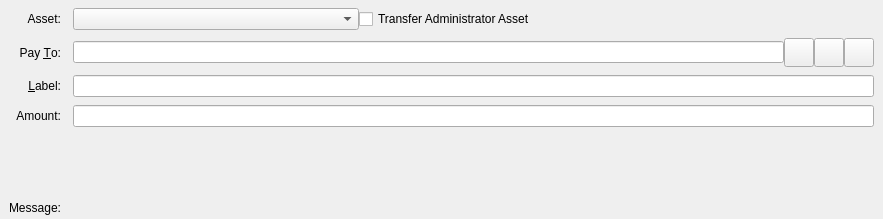
<?xml version="1.0" encoding="UTF-8"?>
<ui version="4.0">
 <class>SendAssetsEntry</class>
 <widget class="QStackedWidget" name="SendAssetsEntry">
  <property name="geometry">
   <rect>
    <x>0</x>
    <y>0</y>
    <width>883</width>
    <height>219</height>
   </rect>
  </property>
  <property name="focusPolicy">
   <enum>Qt::TabFocus</enum>
  </property>
  <property name="autoFillBackground">
   <bool>false</bool>
  </property>
  <property name="currentIndex">
   <number>0</number>
  </property>
  <widget class="QFrame" name="SendCoins">
   <property name="toolTip">
    <string>This is an asset payment</string>
   </property>
   <property name="frameShape">
    <enum>QFrame::NoFrame</enum>
   </property>
   <layout class="QGridLayout" name="gridLayout">
    <property name="topMargin">
     <number>8</number>
    </property>
    <property name="bottomMargin">
     <number>4</number>
    </property>
    <property name="horizontalSpacing">
     <number>12</number>
    </property>
    <property name="verticalSpacing">
     <number>8</number>
    </property>
    <item row="6" column="1">
     <widget class="QLabel" name="assetAmountLabel">
      <property name="text">
       <string/>
      </property>
      <property name="alignment">
       <set>Qt::AlignRight|Qt::AlignTrailing|Qt::AlignVCenter</set>
      </property>
     </widget>
    </item>
    <item row="7" column="1">
     <widget class="QLabel" name="ownershipWarningMessage">
      <property name="text">
       <string/>
      </property>
     </widget>
    </item>
    <item row="1" column="0">
     <widget class="QLabel" name="assetBoxLabel">
      <property name="text">
       <string>Asset:</string>
      </property>
      <property name="alignment">
       <set>Qt::AlignRight|Qt::AlignTrailing|Qt::AlignVCenter</set>
      </property>
     </widget>
    </item>
    <item row="2" column="0">
     <widget class="QLabel" name="payToLabel">
      <property name="text">
       <string>Pay &amp;To:</string>
      </property>
      <property name="alignment">
       <set>Qt::AlignRight|Qt::AlignTrailing|Qt::AlignVCenter</set>
      </property>
      <property name="buddy">
       <cstring>payTo</cstring>
      </property>
     </widget>
    </item>
    <item row="4" column="0">
     <widget class="QLabel" name="amountLabel">
      <property name="text">
       <string>Amount:</string>
      </property>
      <property name="alignment">
       <set>Qt::AlignRight|Qt::AlignTrailing|Qt::AlignVCenter</set>
      </property>
     </widget>
    </item>
    <item row="4" column="1">
     <layout class="QHBoxLayout" name="horizontalLayoutAmount" stretch="0">
      <item>
       <widget class="AssetAmountField" name="payAssetAmount"/>
      </item>
     </layout>
    </item>
    <item row="3" column="0">
     <widget class="QLabel" name="labellLabel">
      <property name="text">
       <string>&amp;Label:</string>
      </property>
      <property name="alignment">
       <set>Qt::AlignRight|Qt::AlignTrailing|Qt::AlignVCenter</set>
      </property>
      <property name="buddy">
       <cstring>addAsLabel</cstring>
      </property>
     </widget>
    </item>
    <item row="9" column="0">
     <widget class="QLabel" name="messageLabel">
      <property name="text">
       <string>Message:</string>
      </property>
      <property name="alignment">
       <set>Qt::AlignRight|Qt::AlignTrailing|Qt::AlignVCenter</set>
      </property>
     </widget>
    </item>
    <item row="1" column="1">
     <layout class="QHBoxLayout" name="horizontalLayout_3">
      <property name="spacing">
       <number>0</number>
      </property>
      <item>
       <widget class="QComboBox" name="assetSelectionBox">
        <property name="minimumContentsLength">
         <number>32</number>
        </property>
       </widget>
      </item>
      <item>
       <widget class="QCheckBox" name="administratorCheckbox">
        <property name="text">
         <string>Transfer Administrator Asset</string>
        </property>
       </widget>
      </item>
      <item>
       <spacer name="horizontalSpacer">
        <property name="orientation">
         <enum>Qt::Horizontal</enum>
        </property>
        <property name="sizeHint" stdset="0">
         <size>
          <width>40</width>
          <height>20</height>
         </size>
        </property>
       </spacer>
      </item>
     </layout>
    </item>
    <item row="2" column="1">
     <layout class="QHBoxLayout" name="payToLayout">
      <property name="spacing">
       <number>0</number>
      </property>
      <item>
       <widget class="QValidatedLineEdit" name="payTo">
        <property name="toolTip">
         <string>The RPG address to send the payment to</string>
        </property>
       </widget>
      </item>
      <item>
       <widget class="QToolButton" name="addressBookButton">
        <property name="toolTip">
         <string>Choose previously used address</string>
        </property>
        <property name="text">
         <string/>
        </property>
        <property name="icon">
         <iconset resource="../rpg.qrc">
          <normaloff>:/icons/address-book</normaloff>:/icons/address-book</iconset>
        </property>
        <property name="iconSize">
         <size>
          <width>22</width>
          <height>22</height>
         </size>
        </property>
        <property name="shortcut">
         <string>Alt+A</string>
        </property>
       </widget>
      </item>
      <item>
       <widget class="QToolButton" name="pasteButton">
        <property name="toolTip">
         <string>Paste address from clipboard</string>
        </property>
        <property name="text">
         <string/>
        </property>
        <property name="icon">
         <iconset resource="../rpg.qrc">
          <normaloff>:/icons/editpaste</normaloff>:/icons/editpaste</iconset>
        </property>
        <property name="iconSize">
         <size>
          <width>22</width>
          <height>22</height>
         </size>
        </property>
        <property name="shortcut">
         <string>Alt+P</string>
        </property>
       </widget>
      </item>
      <item>
       <widget class="QToolButton" name="deleteButton">
        <property name="toolTip">
         <string>Remove this entry</string>
        </property>
        <property name="text">
         <string/>
        </property>
        <property name="icon">
         <iconset resource="../rpg.qrc">
          <normaloff>:/icons/remove</normaloff>:/icons/remove</iconset>
        </property>
        <property name="iconSize">
         <size>
          <width>22</width>
          <height>22</height>
         </size>
        </property>
       </widget>
      </item>
     </layout>
    </item>
    <item row="3" column="1">
     <widget class="QLineEdit" name="addAsLabel">
      <property name="toolTip">
       <string>Enter a label for this address to add it to the list of used addresses</string>
      </property>
     </widget>
    </item>
    <item row="8" column="1">
     <widget class="QLabel" name="messageTextLabel">
      <property name="toolTip">
       <string>A message that was attached to the rpg: URI which will be stored with the transaction for your reference. Note: This message will not be sent over the RPG network.</string>
      </property>
      <property name="textFormat">
       <enum>Qt::PlainText</enum>
      </property>
     </widget>
    </item>
   </layout>
  </widget>
  <widget class="QFrame" name="SendCoins_UnauthenticatedPaymentRequest">
   <property name="palette">
    <palette>
     <active>
      <colorrole role="WindowText">
       <brush brushstyle="SolidPattern">
        <color alpha="255">
         <red>0</red>
         <green>0</green>
         <blue>0</blue>
        </color>
       </brush>
      </colorrole>
      <colorrole role="Button">
       <brush brushstyle="SolidPattern">
        <color alpha="255">
         <red>255</red>
         <green>255</green>
         <blue>127</blue>
        </color>
       </brush>
      </colorrole>
      <colorrole role="Light">
       <brush brushstyle="SolidPattern">
        <color alpha="255">
         <red>255</red>
         <green>255</green>
         <blue>255</blue>
        </color>
       </brush>
      </colorrole>
      <colorrole role="Midlight">
       <brush brushstyle="SolidPattern">
        <color alpha="255">
         <red>255</red>
         <green>255</green>
         <blue>191</blue>
        </color>
       </brush>
      </colorrole>
      <colorrole role="Dark">
       <brush brushstyle="SolidPattern">
        <color alpha="255">
         <red>127</red>
         <green>127</green>
         <blue>63</blue>
        </color>
       </brush>
      </colorrole>
      <colorrole role="Mid">
       <brush brushstyle="SolidPattern">
        <color alpha="255">
         <red>170</red>
         <green>170</green>
         <blue>84</blue>
        </color>
       </brush>
      </colorrole>
      <colorrole role="Text">
       <brush brushstyle="SolidPattern">
        <color alpha="255">
         <red>0</red>
         <green>0</green>
         <blue>0</blue>
        </color>
       </brush>
      </colorrole>
      <colorrole role="BrightText">
       <brush brushstyle="SolidPattern">
        <color alpha="255">
         <red>255</red>
         <green>255</green>
         <blue>255</blue>
        </color>
       </brush>
      </colorrole>
      <colorrole role="ButtonText">
       <brush brushstyle="SolidPattern">
        <color alpha="255">
         <red>0</red>
         <green>0</green>
         <blue>0</blue>
        </color>
       </brush>
      </colorrole>
      <colorrole role="Base">
       <brush brushstyle="SolidPattern">
        <color alpha="255">
         <red>255</red>
         <green>255</green>
         <blue>255</blue>
        </color>
       </brush>
      </colorrole>
      <colorrole role="Window">
       <brush brushstyle="SolidPattern">
        <color alpha="255">
         <red>255</red>
         <green>255</green>
         <blue>127</blue>
        </color>
       </brush>
      </colorrole>
      <colorrole role="Shadow">
       <brush brushstyle="SolidPattern">
        <color alpha="255">
         <red>0</red>
         <green>0</green>
         <blue>0</blue>
        </color>
       </brush>
      </colorrole>
      <colorrole role="AlternateBase">
       <brush brushstyle="SolidPattern">
        <color alpha="255">
         <red>255</red>
         <green>255</green>
         <blue>191</blue>
        </color>
       </brush>
      </colorrole>
      <colorrole role="ToolTipBase">
       <brush brushstyle="SolidPattern">
        <color alpha="255">
         <red>255</red>
         <green>255</green>
         <blue>220</blue>
        </color>
       </brush>
      </colorrole>
      <colorrole role="ToolTipText">
       <brush brushstyle="SolidPattern">
        <color alpha="255">
         <red>0</red>
         <green>0</green>
         <blue>0</blue>
        </color>
       </brush>
      </colorrole>
     </active>
     <inactive>
      <colorrole role="WindowText">
       <brush brushstyle="SolidPattern">
        <color alpha="255">
         <red>0</red>
         <green>0</green>
         <blue>0</blue>
        </color>
       </brush>
      </colorrole>
      <colorrole role="Button">
       <brush brushstyle="SolidPattern">
        <color alpha="255">
         <red>255</red>
         <green>255</green>
         <blue>127</blue>
        </color>
       </brush>
      </colorrole>
      <colorrole role="Light">
       <brush brushstyle="SolidPattern">
        <color alpha="255">
         <red>255</red>
         <green>255</green>
         <blue>255</blue>
        </color>
       </brush>
      </colorrole>
      <colorrole role="Midlight">
       <brush brushstyle="SolidPattern">
        <color alpha="255">
         <red>255</red>
         <green>255</green>
         <blue>191</blue>
        </color>
       </brush>
      </colorrole>
      <colorrole role="Dark">
       <brush brushstyle="SolidPattern">
        <color alpha="255">
         <red>127</red>
         <green>127</green>
         <blue>63</blue>
        </color>
       </brush>
      </colorrole>
      <colorrole role="Mid">
       <brush brushstyle="SolidPattern">
        <color alpha="255">
         <red>170</red>
         <green>170</green>
         <blue>84</blue>
        </color>
       </brush>
      </colorrole>
      <colorrole role="Text">
       <brush brushstyle="SolidPattern">
        <color alpha="255">
         <red>0</red>
         <green>0</green>
         <blue>0</blue>
        </color>
       </brush>
      </colorrole>
      <colorrole role="BrightText">
       <brush brushstyle="SolidPattern">
        <color alpha="255">
         <red>255</red>
         <green>255</green>
         <blue>255</blue>
        </color>
       </brush>
      </colorrole>
      <colorrole role="ButtonText">
       <brush brushstyle="SolidPattern">
        <color alpha="255">
         <red>0</red>
         <green>0</green>
         <blue>0</blue>
        </color>
       </brush>
      </colorrole>
      <colorrole role="Base">
       <brush brushstyle="SolidPattern">
        <color alpha="255">
         <red>255</red>
         <green>255</green>
         <blue>255</blue>
        </color>
       </brush>
      </colorrole>
      <colorrole role="Window">
       <brush brushstyle="SolidPattern">
        <color alpha="255">
         <red>255</red>
         <green>255</green>
         <blue>127</blue>
        </color>
       </brush>
      </colorrole>
      <colorrole role="Shadow">
       <brush brushstyle="SolidPattern">
        <color alpha="255">
         <red>0</red>
         <green>0</green>
         <blue>0</blue>
        </color>
       </brush>
      </colorrole>
      <colorrole role="AlternateBase">
       <brush brushstyle="SolidPattern">
        <color alpha="255">
         <red>255</red>
         <green>255</green>
         <blue>191</blue>
        </color>
       </brush>
      </colorrole>
      <colorrole role="ToolTipBase">
       <brush brushstyle="SolidPattern">
        <color alpha="255">
         <red>255</red>
         <green>255</green>
         <blue>220</blue>
        </color>
       </brush>
      </colorrole>
      <colorrole role="ToolTipText">
       <brush brushstyle="SolidPattern">
        <color alpha="255">
         <red>0</red>
         <green>0</green>
         <blue>0</blue>
        </color>
       </brush>
      </colorrole>
     </inactive>
     <disabled>
      <colorrole role="WindowText">
       <brush brushstyle="SolidPattern">
        <color alpha="255">
         <red>127</red>
         <green>127</green>
         <blue>63</blue>
        </color>
       </brush>
      </colorrole>
      <colorrole role="Button">
       <brush brushstyle="SolidPattern">
        <color alpha="255">
         <red>255</red>
         <green>255</green>
         <blue>127</blue>
        </color>
       </brush>
      </colorrole>
      <colorrole role="Light">
       <brush brushstyle="SolidPattern">
        <color alpha="255">
         <red>255</red>
         <green>255</green>
         <blue>255</blue>
        </color>
       </brush>
      </colorrole>
      <colorrole role="Midlight">
       <brush brushstyle="SolidPattern">
        <color alpha="255">
         <red>255</red>
         <green>255</green>
         <blue>191</blue>
        </color>
       </brush>
      </colorrole>
      <colorrole role="Dark">
       <brush brushstyle="SolidPattern">
        <color alpha="255">
         <red>127</red>
         <green>127</green>
         <blue>63</blue>
        </color>
       </brush>
      </colorrole>
      <colorrole role="Mid">
       <brush brushstyle="SolidPattern">
        <color alpha="255">
         <red>170</red>
         <green>170</green>
         <blue>84</blue>
        </color>
       </brush>
      </colorrole>
      <colorrole role="Text">
       <brush brushstyle="SolidPattern">
        <color alpha="255">
         <red>127</red>
         <green>127</green>
         <blue>63</blue>
        </color>
       </brush>
      </colorrole>
      <colorrole role="BrightText">
       <brush brushstyle="SolidPattern">
        <color alpha="255">
         <red>255</red>
         <green>255</green>
         <blue>255</blue>
        </color>
       </brush>
      </colorrole>
      <colorrole role="ButtonText">
       <brush brushstyle="SolidPattern">
        <color alpha="255">
         <red>127</red>
         <green>127</green>
         <blue>63</blue>
        </color>
       </brush>
      </colorrole>
      <colorrole role="Base">
       <brush brushstyle="SolidPattern">
        <color alpha="255">
         <red>255</red>
         <green>255</green>
         <blue>127</blue>
        </color>
       </brush>
      </colorrole>
      <colorrole role="Window">
       <brush brushstyle="SolidPattern">
        <color alpha="255">
         <red>255</red>
         <green>255</green>
         <blue>127</blue>
        </color>
       </brush>
      </colorrole>
      <colorrole role="Shadow">
       <brush brushstyle="SolidPattern">
        <color alpha="255">
         <red>0</red>
         <green>0</green>
         <blue>0</blue>
        </color>
       </brush>
      </colorrole>
      <colorrole role="AlternateBase">
       <brush brushstyle="SolidPattern">
        <color alpha="255">
         <red>255</red>
         <green>255</green>
         <blue>127</blue>
        </color>
       </brush>
      </colorrole>
      <colorrole role="ToolTipBase">
       <brush brushstyle="SolidPattern">
        <color alpha="255">
         <red>255</red>
         <green>255</green>
         <blue>220</blue>
        </color>
       </brush>
      </colorrole>
      <colorrole role="ToolTipText">
       <brush brushstyle="SolidPattern">
        <color alpha="255">
         <red>0</red>
         <green>0</green>
         <blue>0</blue>
        </color>
       </brush>
      </colorrole>
     </disabled>
    </palette>
   </property>
   <property name="toolTip">
    <string>This is an unauthenticated payment request.</string>
   </property>
   <property name="autoFillBackground">
    <bool>true</bool>
   </property>
   <property name="frameShape">
    <enum>QFrame::NoFrame</enum>
   </property>
   <layout class="QGridLayout" name="gridLayout_is">
    <property name="spacing">
     <number>12</number>
    </property>
    <item row="0" column="0">
     <widget class="QLabel" name="payToLabel_is">
      <property name="text">
       <string>Pay To:</string>
      </property>
      <property name="alignment">
       <set>Qt::AlignRight|Qt::AlignTrailing|Qt::AlignVCenter</set>
      </property>
     </widget>
    </item>
    <item row="0" column="1">
     <layout class="QHBoxLayout" name="payToLayout_is">
      <property name="spacing">
       <number>0</number>
      </property>
      <item>
       <widget class="QLabel" name="payTo_is"/>
      </item>
      <item>
       <widget class="QToolButton" name="deleteButton_is">
        <property name="toolTip">
         <string>Remove this entry</string>
        </property>
        <property name="text">
         <string/>
        </property>
        <property name="icon">
         <iconset resource="../rpg.qrc">
          <normaloff>:/icons/remove</normaloff>:/icons/remove</iconset>
        </property>
       </widget>
      </item>
     </layout>
    </item>
    <item row="1" column="0">
     <widget class="QLabel" name="memoLabel_is">
      <property name="text">
       <string>Memo:</string>
      </property>
      <property name="alignment">
       <set>Qt::AlignRight|Qt::AlignTrailing|Qt::AlignVCenter</set>
      </property>
     </widget>
    </item>
    <item row="1" column="1">
     <widget class="QLabel" name="memoTextLabel_is">
      <property name="textFormat">
       <enum>Qt::PlainText</enum>
      </property>
     </widget>
    </item>
    <item row="2" column="0">
     <widget class="QLabel" name="amountLabel_is">
      <property name="text">
       <string>A&amp;mount:</string>
      </property>
      <property name="alignment">
       <set>Qt::AlignRight|Qt::AlignTrailing|Qt::AlignVCenter</set>
      </property>
      <property name="buddy">
       <cstring>payAmount_is</cstring>
      </property>
     </widget>
    </item>
    <item row="2" column="1">
     <widget class="QLineEdit" name="payAmount_is">
      <property name="acceptDrops">
       <bool>false</bool>
      </property>
     </widget>
    </item>
   </layout>
  </widget>
  <widget class="QFrame" name="SendCoins_AuthenticatedPaymentRequest">
   <property name="palette">
    <palette>
     <active>
      <colorrole role="WindowText">
       <brush brushstyle="SolidPattern">
        <color alpha="255">
         <red>0</red>
         <green>0</green>
         <blue>0</blue>
        </color>
       </brush>
      </colorrole>
      <colorrole role="Button">
       <brush brushstyle="SolidPattern">
        <color alpha="255">
         <red>140</red>
         <green>232</green>
         <blue>119</blue>
        </color>
       </brush>
      </colorrole>
      <colorrole role="Light">
       <brush brushstyle="SolidPattern">
        <color alpha="255">
         <red>230</red>
         <green>255</green>
         <blue>224</blue>
        </color>
       </brush>
      </colorrole>
      <colorrole role="Midlight">
       <brush brushstyle="SolidPattern">
        <color alpha="255">
         <red>185</red>
         <green>243</green>
         <blue>171</blue>
        </color>
       </brush>
      </colorrole>
      <colorrole role="Dark">
       <brush brushstyle="SolidPattern">
        <color alpha="255">
         <red>70</red>
         <green>116</green>
         <blue>59</blue>
        </color>
       </brush>
      </colorrole>
      <colorrole role="Mid">
       <brush brushstyle="SolidPattern">
        <color alpha="255">
         <red>93</red>
         <green>155</green>
         <blue>79</blue>
        </color>
       </brush>
      </colorrole>
      <colorrole role="Text">
       <brush brushstyle="SolidPattern">
        <color alpha="255">
         <red>0</red>
         <green>0</green>
         <blue>0</blue>
        </color>
       </brush>
      </colorrole>
      <colorrole role="BrightText">
       <brush brushstyle="SolidPattern">
        <color alpha="255">
         <red>155</red>
         <green>255</green>
         <blue>147</blue>
        </color>
       </brush>
      </colorrole>
      <colorrole role="ButtonText">
       <brush brushstyle="SolidPattern">
        <color alpha="255">
         <red>0</red>
         <green>0</green>
         <blue>0</blue>
        </color>
       </brush>
      </colorrole>
      <colorrole role="Base">
       <brush brushstyle="SolidPattern">
        <color alpha="255">
         <red>119</red>
         <green>255</green>
         <blue>233</blue>
        </color>
       </brush>
      </colorrole>
      <colorrole role="Window">
       <brush brushstyle="SolidPattern">
        <color alpha="255">
         <red>140</red>
         <green>232</green>
         <blue>119</blue>
        </color>
       </brush>
      </colorrole>
      <colorrole role="Shadow">
       <brush brushstyle="SolidPattern">
        <color alpha="255">
         <red>0</red>
         <green>0</green>
         <blue>0</blue>
        </color>
       </brush>
      </colorrole>
      <colorrole role="AlternateBase">
       <brush brushstyle="SolidPattern">
        <color alpha="255">
         <red>197</red>
         <green>243</green>
         <blue>187</blue>
        </color>
       </brush>
      </colorrole>
      <colorrole role="NoRole">
       <brush brushstyle="SolidPattern">
        <color alpha="255">
         <red>125</red>
         <green>194</green>
         <blue>122</blue>
        </color>
       </brush>
      </colorrole>
      <colorrole role="ToolTipBase">
       <brush brushstyle="SolidPattern">
        <color alpha="255">
         <red>255</red>
         <green>255</green>
         <blue>220</blue>
        </color>
       </brush>
      </colorrole>
      <colorrole role="ToolTipText">
       <brush brushstyle="SolidPattern">
        <color alpha="255">
         <red>0</red>
         <green>0</green>
         <blue>0</blue>
        </color>
       </brush>
      </colorrole>
     </active>
     <inactive>
      <colorrole role="WindowText">
       <brush brushstyle="SolidPattern">
        <color alpha="255">
         <red>0</red>
         <green>0</green>
         <blue>0</blue>
        </color>
       </brush>
      </colorrole>
      <colorrole role="Button">
       <brush brushstyle="SolidPattern">
        <color alpha="255">
         <red>140</red>
         <green>232</green>
         <blue>119</blue>
        </color>
       </brush>
      </colorrole>
      <colorrole role="Light">
       <brush brushstyle="SolidPattern">
        <color alpha="255">
         <red>230</red>
         <green>255</green>
         <blue>224</blue>
        </color>
       </brush>
      </colorrole>
      <colorrole role="Midlight">
       <brush brushstyle="SolidPattern">
        <color alpha="255">
         <red>185</red>
         <green>243</green>
         <blue>171</blue>
        </color>
       </brush>
      </colorrole>
      <colorrole role="Dark">
       <brush brushstyle="SolidPattern">
        <color alpha="255">
         <red>70</red>
         <green>116</green>
         <blue>59</blue>
        </color>
       </brush>
      </colorrole>
      <colorrole role="Mid">
       <brush brushstyle="SolidPattern">
        <color alpha="255">
         <red>93</red>
         <green>155</green>
         <blue>79</blue>
        </color>
       </brush>
      </colorrole>
      <colorrole role="Text">
       <brush brushstyle="SolidPattern">
        <color alpha="255">
         <red>0</red>
         <green>0</green>
         <blue>0</blue>
        </color>
       </brush>
      </colorrole>
      <colorrole role="BrightText">
       <brush brushstyle="SolidPattern">
        <color alpha="255">
         <red>155</red>
         <green>255</green>
         <blue>147</blue>
        </color>
       </brush>
      </colorrole>
      <colorrole role="ButtonText">
       <brush brushstyle="SolidPattern">
        <color alpha="255">
         <red>0</red>
         <green>0</green>
         <blue>0</blue>
        </color>
       </brush>
      </colorrole>
      <colorrole role="Base">
       <brush brushstyle="SolidPattern">
        <color alpha="255">
         <red>119</red>
         <green>255</green>
         <blue>233</blue>
        </color>
       </brush>
      </colorrole>
      <colorrole role="Window">
       <brush brushstyle="SolidPattern">
        <color alpha="255">
         <red>140</red>
         <green>232</green>
         <blue>119</blue>
        </color>
       </brush>
      </colorrole>
      <colorrole role="Shadow">
       <brush brushstyle="SolidPattern">
        <color alpha="255">
         <red>0</red>
         <green>0</green>
         <blue>0</blue>
        </color>
       </brush>
      </colorrole>
      <colorrole role="AlternateBase">
       <brush brushstyle="SolidPattern">
        <color alpha="255">
         <red>197</red>
         <green>243</green>
         <blue>187</blue>
        </color>
       </brush>
      </colorrole>
      <colorrole role="NoRole">
       <brush brushstyle="SolidPattern">
        <color alpha="255">
         <red>125</red>
         <green>194</green>
         <blue>122</blue>
        </color>
       </brush>
      </colorrole>
      <colorrole role="ToolTipBase">
       <brush brushstyle="SolidPattern">
        <color alpha="255">
         <red>255</red>
         <green>255</green>
         <blue>220</blue>
        </color>
       </brush>
      </colorrole>
      <colorrole role="ToolTipText">
       <brush brushstyle="SolidPattern">
        <color alpha="255">
         <red>0</red>
         <green>0</green>
         <blue>0</blue>
        </color>
       </brush>
      </colorrole>
     </inactive>
     <disabled>
      <colorrole role="WindowText">
       <brush brushstyle="SolidPattern">
        <color alpha="255">
         <red>70</red>
         <green>116</green>
         <blue>59</blue>
        </color>
       </brush>
      </colorrole>
      <colorrole role="Button">
       <brush brushstyle="SolidPattern">
        <color alpha="255">
         <red>140</red>
         <green>232</green>
         <blue>119</blue>
        </color>
       </brush>
      </colorrole>
      <colorrole role="Light">
       <brush brushstyle="SolidPattern">
        <color alpha="255">
         <red>230</red>
         <green>255</green>
         <blue>224</blue>
        </color>
       </brush>
      </colorrole>
      <colorrole role="Midlight">
       <brush brushstyle="SolidPattern">
        <color alpha="255">
         <red>185</red>
         <green>243</green>
         <blue>171</blue>
        </color>
       </brush>
      </colorrole>
      <colorrole role="Dark">
       <brush brushstyle="SolidPattern">
        <color alpha="255">
         <red>70</red>
         <green>116</green>
         <blue>59</blue>
        </color>
       </brush>
      </colorrole>
      <colorrole role="Mid">
       <brush brushstyle="SolidPattern">
        <color alpha="255">
         <red>93</red>
         <green>155</green>
         <blue>79</blue>
        </color>
       </brush>
      </colorrole>
      <colorrole role="Text">
       <brush brushstyle="SolidPattern">
        <color alpha="255">
         <red>70</red>
         <green>116</green>
         <blue>59</blue>
        </color>
       </brush>
      </colorrole>
      <colorrole role="BrightText">
       <brush brushstyle="SolidPattern">
        <color alpha="255">
         <red>155</red>
         <green>255</green>
         <blue>147</blue>
        </color>
       </brush>
      </colorrole>
      <colorrole role="ButtonText">
       <brush brushstyle="SolidPattern">
        <color alpha="255">
         <red>70</red>
         <green>116</green>
         <blue>59</blue>
        </color>
       </brush>
      </colorrole>
      <colorrole role="Base">
       <brush brushstyle="SolidPattern">
        <color alpha="255">
         <red>140</red>
         <green>232</green>
         <blue>119</blue>
        </color>
       </brush>
      </colorrole>
      <colorrole role="Window">
       <brush brushstyle="SolidPattern">
        <color alpha="255">
         <red>140</red>
         <green>232</green>
         <blue>119</blue>
        </color>
       </brush>
      </colorrole>
      <colorrole role="Shadow">
       <brush brushstyle="SolidPattern">
        <color alpha="255">
         <red>0</red>
         <green>0</green>
         <blue>0</blue>
        </color>
       </brush>
      </colorrole>
      <colorrole role="AlternateBase">
       <brush brushstyle="SolidPattern">
        <color alpha="255">
         <red>140</red>
         <green>232</green>
         <blue>119</blue>
        </color>
       </brush>
      </colorrole>
      <colorrole role="NoRole">
       <brush brushstyle="SolidPattern">
        <color alpha="255">
         <red>125</red>
         <green>194</green>
         <blue>122</blue>
        </color>
       </brush>
      </colorrole>
      <colorrole role="ToolTipBase">
       <brush brushstyle="SolidPattern">
        <color alpha="255">
         <red>255</red>
         <green>255</green>
         <blue>220</blue>
        </color>
       </brush>
      </colorrole>
      <colorrole role="ToolTipText">
       <brush brushstyle="SolidPattern">
        <color alpha="255">
         <red>0</red>
         <green>0</green>
         <blue>0</blue>
        </color>
       </brush>
      </colorrole>
     </disabled>
    </palette>
   </property>
   <property name="toolTip">
    <string>This is an authenticated payment request.</string>
   </property>
   <property name="autoFillBackground">
    <bool>true</bool>
   </property>
   <property name="frameShape">
    <enum>QFrame::NoFrame</enum>
   </property>
   <layout class="QGridLayout" name="gridLayout_s">
    <property name="spacing">
     <number>12</number>
    </property>
    <item row="0" column="0">
     <widget class="QLabel" name="payToLabel_s">
      <property name="text">
       <string>Pay To:</string>
      </property>
      <property name="alignment">
       <set>Qt::AlignRight|Qt::AlignTrailing|Qt::AlignVCenter</set>
      </property>
     </widget>
    </item>
    <item row="0" column="1">
     <layout class="QHBoxLayout" name="payToLayout_s">
      <property name="spacing">
       <number>0</number>
      </property>
      <item>
       <widget class="QLabel" name="payTo_s">
        <property name="textFormat">
         <enum>Qt::PlainText</enum>
        </property>
       </widget>
      </item>
      <item>
       <widget class="QToolButton" name="deleteButton_s">
        <property name="toolTip">
         <string>Remove this entry</string>
        </property>
        <property name="text">
         <string/>
        </property>
        <property name="icon">
         <iconset resource="../rpg.qrc">
          <normaloff>:/icons/remove</normaloff>:/icons/remove</iconset>
        </property>
       </widget>
      </item>
     </layout>
    </item>
    <item row="1" column="0">
     <widget class="QLabel" name="memoLabel_s">
      <property name="text">
       <string>Memo:</string>
      </property>
      <property name="alignment">
       <set>Qt::AlignRight|Qt::AlignTrailing|Qt::AlignVCenter</set>
      </property>
     </widget>
    </item>
    <item row="1" column="1">
     <widget class="QLabel" name="memoTextLabel_s">
      <property name="textFormat">
       <enum>Qt::PlainText</enum>
      </property>
     </widget>
    </item>
    <item row="2" column="0">
     <widget class="QLabel" name="amountLabel_s">
      <property name="text">
       <string>A&amp;mount:</string>
      </property>
      <property name="alignment">
       <set>Qt::AlignRight|Qt::AlignTrailing|Qt::AlignVCenter</set>
      </property>
      <property name="buddy">
       <cstring>payAmount_s</cstring>
      </property>
     </widget>
    </item>
    <item row="2" column="1">
     <widget class="RPGAmountField" name="payAmount_s">
      <property name="acceptDrops">
       <bool>false</bool>
      </property>
     </widget>
    </item>
   </layout>
  </widget>
 </widget>
 <customwidgets>
  <customwidget>
   <class>QValidatedLineEdit</class>
   <extends>QLineEdit</extends>
   <header>qvalidatedlineedit.h</header>
  </customwidget>
  <customwidget>
   <class>RPGAmountField</class>
   <extends>QLineEdit</extends>
   <header>rpgamountfield.h</header>
   <container>1</container>
  </customwidget>
  <customwidget>
   <class>AssetAmountField</class>
   <extends>QLineEdit</extends>
   <header location="global">rpgamountfield.h</header>
  </customwidget>
 </customwidgets>
 <tabstops>
  <tabstop>payTo</tabstop>
  <tabstop>addressBookButton</tabstop>
  <tabstop>pasteButton</tabstop>
  <tabstop>deleteButton</tabstop>
  <tabstop>addAsLabel</tabstop>
  <tabstop>payAmount_is</tabstop>
  <tabstop>deleteButton_is</tabstop>
  <tabstop>payAmount_s</tabstop>
  <tabstop>deleteButton_s</tabstop>
 </tabstops>
 <resources>
  <include location="../rpg.qrc"/>
 </resources>
 <connections/>
</ui>
